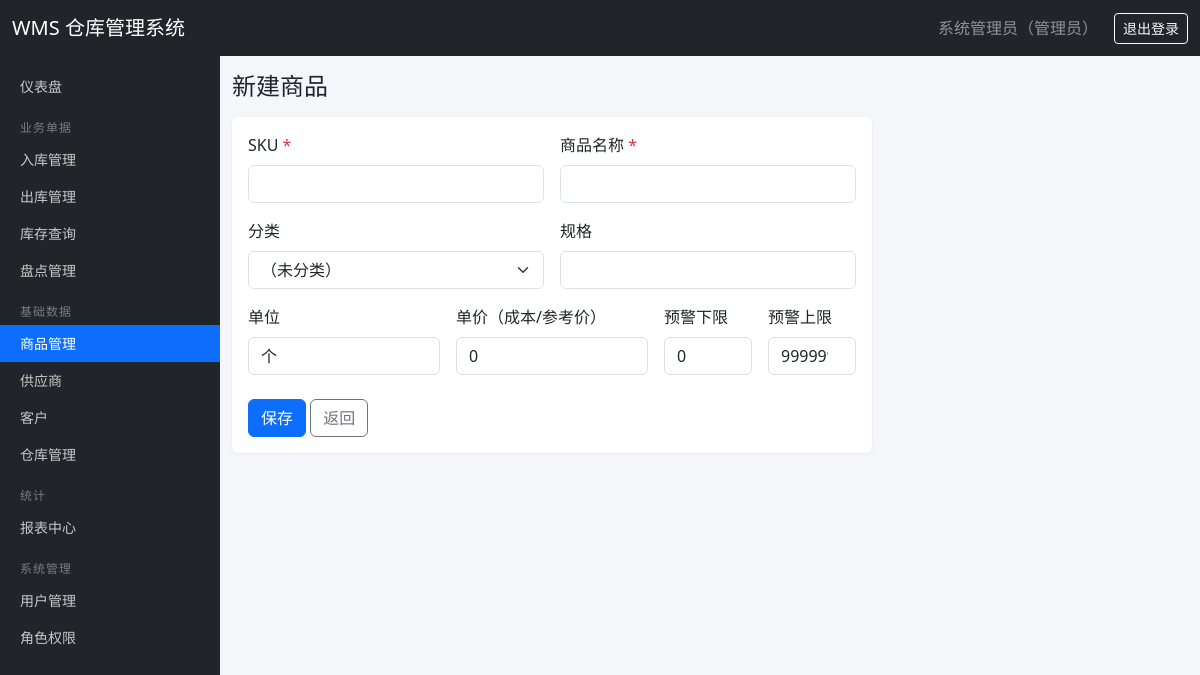
Page /products/create (signed in) on the committed database.
### tables this page shows
CREATE TABLE users (
    id INTEGER PRIMARY KEY AUTOINCREMENT,
    username TEXT UNIQUE NOT NULL,
    password_hash TEXT NOT NULL,
    real_name TEXT DEFAULT '',
    email TEXT DEFAULT '',
    phone TEXT DEFAULT '',
    is_active INTEGER DEFAULT 1,
    created_at TEXT DEFAULT (datetime('now', 'localtime'))
);

CREATE TABLE roles (
    id INTEGER PRIMARY KEY AUTOINCREMENT,
    name TEXT UNIQUE NOT NULL,
    description TEXT DEFAULT '',
    created_at TEXT DEFAULT (datetime('now', 'localtime'))
);

CREATE TABLE permissions (
    id INTEGER PRIMARY KEY AUTOINCREMENT,
    code TEXT UNIQUE NOT NULL,
    name TEXT NOT NULL,
    module TEXT NOT NULL
);

### routes/product.py (the view, shortened to what this page needs)
@bp.route('/create', methods=['GET', 'POST'])
@permission_required('product:create')
def create():
    return render_template('product_form.html', product=None, categories=_categories())

### auth.py (called while the page is built)
def load_user_permissions(user_id):
    rows = get_db().execute(
        '''SELECT DISTINCT p.code FROM permissions p
           JOIN role_permissions rp ON rp.permission_id = p.id
           JOIN user_roles ur ON ur.role_id = rp.role_id
           WHERE ur.user_id = ?''', (user_id,)).fetchall()
    return {r['code'] for r in rows}

@login_manager.user_loader
def load_user(user_id):
    row = get_db().execute('SELECT * FROM users WHERE id = ?', (user_id,)).fetchone()
    if row is None or not row['is_active']:
        return None
    return User(row, load_user_permissions(row['id']))

def permission_required(code):
    def decorator(view):
        @wraps(view)
        def wrapped(*args, **kwargs):
            if not current_user.is_authenticated:
                return login_manager.unauthorized()
            if not current_user.has_perm(code):
                abort(403)
            return view(*args, **kwargs)
        return wrapped
    return decorator

    @property
    def is_active(self):
        return self._active

    def has_perm(self, code):
        return code in self.permissions

    def role_names(self):
        rows = get_db().execute(
            '''SELECT r.name FROM roles r
               JOIN user_roles ur ON ur.role_id = r.id
               WHERE ur.user_id = ?''', (self.id,)).fetchall()
        return '、'.join(r['name'] for r in rows) or '未分配角色'

### db.py (called while the page is built)
def get_db():
    if 'db' not in g:
        g.db = sqlite3.connect(current_app.config['DATABASE'])
        g.db.row_factory = sqlite3.Row
        g.db.execute('PRAGMA foreign_keys = ON')
    return g.db

### routes/product.py (called while the page is built)
def _categories():
    return get_db().execute(
        '''SELECT c.*, p.name AS parent_name FROM categories c
           LEFT JOIN categories p ON p.id = c.parent_id ORDER BY c.id''').fetchall()

### templates/product_form.html (shortened to what this page needs)
{% extends 'base.html' %}
{% block content %}
<h4 class="mb-3">{{ '编辑商品' if product else '新建商品' }}</h4>
<div class="card" style="max-width: 640px;">
  <div class="card-body">
    <form method="post">
      <div class="row g-3">
        <div class="col-md-6">
          <label class="form-label">SKU <span class="text-danger">*</span></label>
          <input type="text" name="sku" class="form-control" value="{{ product['sku'] if product else '' }}"
                 {{ 'disabled' if product }} required>
        </div>
        <div class="col-md-6">
          <label class="form-label">商品名称 <span class="text-danger">*</span></label>
          <input type="text" name="name" class="form-control" value="{{ product['name'] if product else '' }}" required>
        </div>
        <div class="col-md-6">
          <label class="form-label">分类</label>
          <select name="category_id" class="form-select">
            <option value="">（未分类）</option>
          </select>
        </div>
        <div class="col-md-6">
          <label class="form-label">规格</label>
          <input type="text" name="spec" class="form-control" value="{{ product['spec'] if product else '' }}">
        </div>
        <div class="col-md-4">
          <label class="form-label">单位</label>
          <input type="text" name="unit" class="form-control" value="{{ product['unit'] if product else '个' }}">
        </div>
        <div class="col-md-4">
          <label class="form-label">单价（成本/参考价）</label>
          <input type="number" name="price" class="form-control" step="0.01" min="0" value="{{ product['price'] if product else '0' }}">
        </div>
        <div class="col-md-2">
          <label class="form-label">预警下限</label>
          <input type="number" name="warning_low" class="form-control" min="0" value="{{ product['warning_low'] if product else '0' }}">
        </div>
        <div class="col-md-2">
          <label class="form-label">预警上限</label>
          <input type="number" name="warning_high" class="form-control" min="0" value="{{ product['warning_high'] if product else '999999' }}">
        </div>
      </div>
      <div class="mt-4">
        <button type="submit" class="btn btn-primary">保存</button>
        <a href="{{ url_for('product.index') }}" class="btn btn-outline-secondary">返回</a>
      </div>
    </form>
  </div>
</div>
{% endblock %}

### templates/base.html (shortened to what this page needs)
<!doctype html>
<html lang="zh-CN">
<head>
  <link href="https://cdn.jsdelivr.net/npm/bootstrap@5.3.3/dist/css/bootstrap.min.css" rel="stylesheet">
  <link rel="stylesheet" href="{{ url_for('static', filename='css/style.css') }}">
</head>
<body>
<nav class="navbar navbar-dark bg-dark fixed-top">
  <div class="container-fluid">
    <a class="navbar-brand" href="{{ url_for('dashboard.index') }}">WMS 仓库管理系统</a>
    <div class="d-flex align-items-center text-white-50">
      {% if current_user.is_authenticated %}
        <span class="me-3">{{ current_user.real_name or current_user.username }}（{{ current_user.role_names() }}）</span>
        <a class="btn btn-sm btn-outline-light" href="{{ url_for('auth.logout') }}">退出登录</a>
      {% else %}
        <a class="btn btn-sm btn-outline-light" href="{{ url_for('auth.login') }}">登录</a>
      {% endif %}
    </div>
  </div>
</nav>
{% if current_user.is_authenticated %}
<nav class="sidebar">
  <ul class="nav flex-column">
    <li class="nav-item">
      <a class="nav-link {{ 'active' if request.blueprint == 'dashboard' }}" href="{{ url_for('dashboard.index') }}">仪表盘</a>
    </li>
    {% if current_user.has_perm('stock_in:view') or current_user.has_perm('stock_out:view') or current_user.has_perm('inventory:view') or current_user.has_perm('stock_check:view') %}
    <li class="menu-header">业务单据</li>
      {% if current_user.has_perm('stock_in:view') %}
      <li class="nav-item"><a class="nav-link {{ 'active' if request.blueprint == 'stock_in' }}" href="{{ url_for('stock_in.index') }}">入库管理</a></li>
      {% endif %}
      {% if current_user.has_perm('stock_out:view') %}
      <li class="nav-item"><a class="nav-link {{ 'active' if request.blueprint == 'stock_out' }}" href="{{ url_for('stock_out.index') }}">出库管理</a></li>
      {% endif %}
      {% if current_user.has_perm('inventory:view') %}
      <li class="nav-item"><a class="nav-link {{ 'active' if request.blueprint == 'inventory' }}" href="{{ url_for('inventory.index') }}">库存查询</a></li>
      {% endif %}
      {% if current_user.has_perm('stock_check:view') %}
      <li class="nav-item"><a class="nav-link {{ 'active' if request.blueprint == 'stock_check' }}" href="{{ url_for('stock_check.index') }}">盘点管理</a></li>
      {% endif %}
    {% endif %}
    {% if current_user.has_perm('product:view') or current_user.has_perm('supplier:view') or current_user.has_perm('customer:view') or current_user.has_perm('warehouse:view') %}
    <li class="menu-header">基础数据</li>
      {% if current_user.has_perm('product:view') %}
      <li class="nav-item"><a class="nav-link {{ 'active' if request.blueprint == 'product' }}" href="{{ url_for('product.index') }}">商品管理</a></li>
      {% endif %}
      {% if current_user.has_perm('supplier:view') %}
      <li class="nav-item"><a class="nav-link {{ 'active' if request.blueprint == 'supplier' }}" href="{{ url_for('supplier.index') }}">供应商</a></li>
      {% endif %}
      {% if current_user.has_perm('customer:view') %}
      <li class="nav-item"><a class="nav-link {{ 'active' if request.blueprint == 'customer' }}" href="{{ url_for('customer.index') }}">客户</a></li>
      {% endif %}
      {% if current_user.has_perm('warehouse:view') %}
      <li class="nav-item"><a class="nav-link {{ 'active' if request.blueprint == 'warehouse' }}" href="{{ url_for('warehouse.index') }}">仓库管理</a></li>
      {% endif %}
    {% endif %}
    {% if current_user.has_perm('report:view') %}
    <li class="menu-header">统计</li>
    <li class="nav-item"><a class="nav-link {{ 'active' if request.blueprint == 'report' }}" href="{{ url_for('report.index') }}">报表中心</a></li>
    {% endif %}
    {% if current_user.has_perm('user:view') or current_user.has_perm('role:view') %}
    <li class="menu-header">系统管理</li>
      {% if current_user.has_perm('user:view') %}
      <li class="nav-item"><a class="nav-link {{ 'active' if request.blueprint == 'user' }}" href="{{ url_for('user.index') }}">用户管理</a></li>
      {% endif %}
      {% if current_user.has_perm('role:view') %}
      <li class="nav-item"><a class="nav-link {{ 'active' if request.blueprint == 'role' }}" href="{{ url_for('role.index') }}">角色权限</a></li>
      {% endif %}
    {% endif %}
  </ul>
</nav>
{% endif %}
<main class="{{ 'with-sidebar' if current_user.is_authenticated else 'no-sidebar' }}">
  <div class="container-fluid py-3">
    {% block content %}{% endblock %}
  </div>
</main>
</body>
</html>

### static/css/style.css (style rules this page uses)
body { padding-top: 56px; background-color: #f5f6fa; }
.sidebar { position: fixed; top: 56px; left: 0; bottom: 0; width: 220px; background: #212529; overflow-y: auto; padding: 12px 0; z-index: 1000; }
.sidebar .nav-link { color: rgba(255, 255, 255, 0.75); padding: 8px 20px; font-size: 14px; }
.sidebar .nav-link.active { color: #fff; background: #0d6efd; }
.sidebar .menu-header { color: rgba(255, 255, 255, 0.4); font-size: 12px; padding: 14px 20px 4px; text-transform: uppercase; letter-spacing: 1px; }
main.with-sidebar { margin-left: 220px; }
.card { border: none; box-shadow: 0 1px 3px rgba(0, 0, 0, 0.06); }

### rows in the picture
users: real_name "系统管理员"
roles: role_names "管理员"
permissions: name "新建商品"
